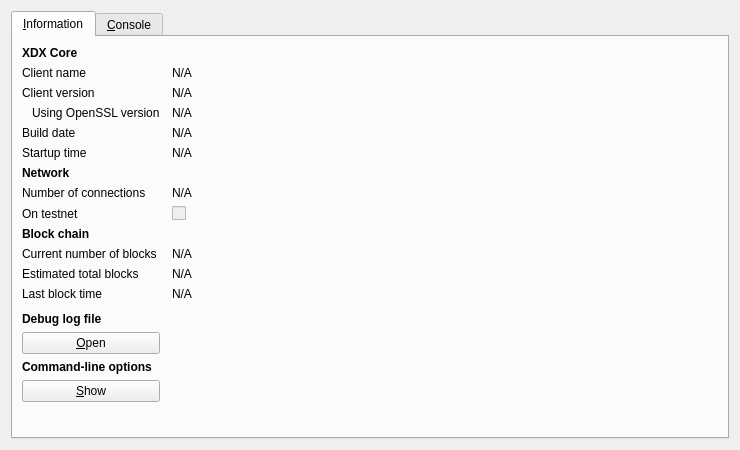
<?xml version="1.0" encoding="UTF-8"?>
<ui version="4.0">
 <class>RPCConsole</class>
 <widget class="QDialog" name="RPCConsole">
  <property name="geometry">
   <rect>
    <x>0</x>
    <y>0</y>
    <width>740</width>
    <height>450</height>
   </rect>
  </property>
  <property name="windowTitle">
   <string>XDX - Debug window</string>
  </property>
  <layout class="QVBoxLayout" name="verticalLayout_2">
   <item>
    <widget class="QTabWidget" name="tabWidget">
     <property name="currentIndex">
      <number>0</number>
     </property>
     <widget class="QWidget" name="tab_info">
      <attribute name="title">
       <string>&amp;Information</string>
      </attribute>
      <layout class="QGridLayout" name="gridLayout" columnstretch="0,1">
       <property name="horizontalSpacing">
        <number>12</number>
       </property>
       <item row="0" column="0">
        <widget class="QLabel" name="label_9">
         <property name="font">
          <font>
           <weight>75</weight>
           <bold>true</bold>
          </font>
         </property>
         <property name="text">
          <string>XDX Core</string>
         </property>
        </widget>
       </item>
       <item row="1" column="0">
        <widget class="QLabel" name="label_5">
         <property name="text">
          <string>Client name</string>
         </property>
        </widget>
       </item>
       <item row="1" column="1">
        <widget class="QLabel" name="clientName">
         <property name="cursor">
          <cursorShape>IBeamCursor</cursorShape>
         </property>
         <property name="text">
          <string>N/A</string>
         </property>
         <property name="textFormat">
          <enum>Qt::PlainText</enum>
         </property>
         <property name="textInteractionFlags">
          <set>Qt::LinksAccessibleByMouse|Qt::TextSelectableByKeyboard|Qt::TextSelectableByMouse</set>
         </property>
        </widget>
       </item>
       <item row="2" column="0">
        <widget class="QLabel" name="label_6">
         <property name="text">
          <string>Client version</string>
         </property>
        </widget>
       </item>
       <item row="2" column="1">
        <widget class="QLabel" name="clientVersion">
         <property name="cursor">
          <cursorShape>IBeamCursor</cursorShape>
         </property>
         <property name="text">
          <string>N/A</string>
         </property>
         <property name="textFormat">
          <enum>Qt::PlainText</enum>
         </property>
         <property name="textInteractionFlags">
          <set>Qt::LinksAccessibleByMouse|Qt::TextSelectableByKeyboard|Qt::TextSelectableByMouse</set>
         </property>
        </widget>
       </item>
       <item row="3" column="0">
        <widget class="QLabel" name="label_14">
         <property name="text">
          <string>Using OpenSSL version</string>
         </property>
         <property name="indent">
          <number>10</number>
         </property>
        </widget>
       </item>
       <item row="3" column="1">
        <widget class="QLabel" name="openSSLVersion">
         <property name="cursor">
          <cursorShape>IBeamCursor</cursorShape>
         </property>
         <property name="text">
          <string>N/A</string>
         </property>
         <property name="textFormat">
          <enum>Qt::PlainText</enum>
         </property>
         <property name="textInteractionFlags">
          <set>Qt::LinksAccessibleByMouse|Qt::TextSelectableByKeyboard|Qt::TextSelectableByMouse</set>
         </property>
        </widget>
       </item>
       <item row="4" column="0">
        <widget class="QLabel" name="label_12">
         <property name="text">
          <string>Build date</string>
         </property>
        </widget>
       </item>
       <item row="4" column="1">
        <widget class="QLabel" name="buildDate">
         <property name="cursor">
          <cursorShape>IBeamCursor</cursorShape>
         </property>
         <property name="text">
          <string>N/A</string>
         </property>
         <property name="textFormat">
          <enum>Qt::PlainText</enum>
         </property>
         <property name="textInteractionFlags">
          <set>Qt::LinksAccessibleByMouse|Qt::TextSelectableByKeyboard|Qt::TextSelectableByMouse</set>
         </property>
        </widget>
       </item>
       <item row="5" column="0">
        <widget class="QLabel" name="label_13">
         <property name="text">
          <string>Startup time</string>
         </property>
        </widget>
       </item>
       <item row="5" column="1">
        <widget class="QLabel" name="startupTime">
         <property name="cursor">
          <cursorShape>IBeamCursor</cursorShape>
         </property>
         <property name="text">
          <string>N/A</string>
         </property>
         <property name="textFormat">
          <enum>Qt::PlainText</enum>
         </property>
         <property name="textInteractionFlags">
          <set>Qt::LinksAccessibleByMouse|Qt::TextSelectableByKeyboard|Qt::TextSelectableByMouse</set>
         </property>
        </widget>
       </item>
       <item row="6" column="0">
        <widget class="QLabel" name="label_11">
         <property name="font">
          <font>
           <weight>75</weight>
           <bold>true</bold>
          </font>
         </property>
         <property name="text">
          <string>Network</string>
         </property>
        </widget>
       </item>
       <item row="7" column="0">
        <widget class="QLabel" name="label_7">
         <property name="text">
          <string>Number of connections</string>
         </property>
        </widget>
       </item>
       <item row="7" column="1">
        <widget class="QLabel" name="numberOfConnections">
         <property name="cursor">
          <cursorShape>IBeamCursor</cursorShape>
         </property>
         <property name="text">
          <string>N/A</string>
         </property>
         <property name="textFormat">
          <enum>Qt::PlainText</enum>
         </property>
         <property name="textInteractionFlags">
          <set>Qt::LinksAccessibleByMouse|Qt::TextSelectableByKeyboard|Qt::TextSelectableByMouse</set>
         </property>
        </widget>
       </item>
       <item row="8" column="0">
        <widget class="QLabel" name="label_8">
         <property name="text">
          <string>On testnet</string>
         </property>
        </widget>
       </item>
       <item row="8" column="1">
        <widget class="QCheckBox" name="isTestNet">
         <property name="enabled">
          <bool>false</bool>
         </property>
         <property name="text">
          <string/>
         </property>
        </widget>
       </item>
       <item row="9" column="0">
        <widget class="QLabel" name="label_10">
         <property name="font">
          <font>
           <weight>75</weight>
           <bold>true</bold>
          </font>
         </property>
         <property name="text">
          <string>Block chain</string>
         </property>
        </widget>
       </item>
       <item row="10" column="0">
        <widget class="QLabel" name="label_3">
         <property name="text">
          <string>Current number of blocks</string>
         </property>
        </widget>
       </item>
       <item row="10" column="1">
        <widget class="QLabel" name="numberOfBlocks">
         <property name="cursor">
          <cursorShape>IBeamCursor</cursorShape>
         </property>
         <property name="text">
          <string>N/A</string>
         </property>
         <property name="textFormat">
          <enum>Qt::PlainText</enum>
         </property>
         <property name="textInteractionFlags">
          <set>Qt::LinksAccessibleByMouse|Qt::TextSelectableByKeyboard|Qt::TextSelectableByMouse</set>
         </property>
        </widget>
       </item>
       <item row="11" column="0">
        <widget class="QLabel" name="label_4">
         <property name="text">
          <string>Estimated total blocks</string>
         </property>
        </widget>
       </item>
       <item row="11" column="1">
        <widget class="QLabel" name="totalBlocks">
         <property name="cursor">
          <cursorShape>IBeamCursor</cursorShape>
         </property>
         <property name="text">
          <string>N/A</string>
         </property>
         <property name="textFormat">
          <enum>Qt::PlainText</enum>
         </property>
         <property name="textInteractionFlags">
          <set>Qt::LinksAccessibleByMouse|Qt::TextSelectableByKeyboard|Qt::TextSelectableByMouse</set>
         </property>
        </widget>
       </item>
       <item row="12" column="0">
        <widget class="QLabel" name="label_2">
         <property name="text">
          <string>Last block time</string>
         </property>
        </widget>
       </item>
       <item row="12" column="1">
        <widget class="QLabel" name="lastBlockTime">
         <property name="cursor">
          <cursorShape>IBeamCursor</cursorShape>
         </property>
         <property name="text">
          <string>N/A</string>
         </property>
         <property name="textFormat">
          <enum>Qt::PlainText</enum>
         </property>
         <property name="textInteractionFlags">
          <set>Qt::LinksAccessibleByMouse|Qt::TextSelectableByKeyboard|Qt::TextSelectableByMouse</set>
         </property>
        </widget>
       </item>
       <item row="13" column="0">
        <spacer name="verticalSpacer_2">
         <property name="orientation">
          <enum>Qt::Vertical</enum>
         </property>
         <property name="sizeHint" stdset="0">
          <size>
           <width>20</width>
           <height>20</height>
          </size>
         </property>
        </spacer>
       </item>
       <item row="14" column="0">
        <widget class="QLabel" name="labelDebugLogfile">
         <property name="font">
          <font>
           <weight>75</weight>
           <bold>true</bold>
          </font>
         </property>
         <property name="text">
          <string>Debug log file</string>
         </property>
        </widget>
       </item>
       <item row="15" column="0">
        <widget class="QPushButton" name="openDebugLogfileButton">
         <property name="toolTip">
          <string>Open the XDX debug log file from the current data directory. This can take a few seconds for large log files.</string>
         </property>
         <property name="text">
          <string>&amp;Open</string>
         </property>
         <property name="autoDefault">
          <bool>false</bool>
         </property>
        </widget>
       </item>
       <item row="16" column="0">
        <widget class="QLabel" name="labelCLOptions">
         <property name="font">
          <font>
           <weight>75</weight>
           <bold>true</bold>
          </font>
         </property>
         <property name="text">
          <string>Command-line options</string>
         </property>
        </widget>
       </item>
       <item row="17" column="0">
        <widget class="QPushButton" name="showCLOptionsButton">
         <property name="toolTip">
          <string>Show the XDX-Qt help message to get a list with possible XDX command-line options.</string>
         </property>
         <property name="text">
          <string>&amp;Show</string>
         </property>
         <property name="autoDefault">
          <bool>false</bool>
         </property>
        </widget>
       </item>
       <item row="18" column="0">
        <spacer name="verticalSpacer">
         <property name="orientation">
          <enum>Qt::Vertical</enum>
         </property>
         <property name="sizeHint" stdset="0">
          <size>
           <width>20</width>
           <height>40</height>
          </size>
         </property>
        </spacer>
       </item>
      </layout>
     </widget>
     <widget class="QWidget" name="tab_console">
      <attribute name="title">
       <string>&amp;Console</string>
      </attribute>
      <layout class="QVBoxLayout" name="verticalLayout_3">
       <property name="spacing">
        <number>3</number>
       </property>
       <item>
        <widget class="QTextEdit" name="messagesWidget">
         <property name="minimumSize">
          <size>
           <width>0</width>
           <height>100</height>
          </size>
         </property>
         <property name="readOnly">
          <bool>true</bool>
         </property>
         <property name="tabKeyNavigation" stdset="0">
          <bool>false</bool>
         </property>
         <property name="columnCount" stdset="0">
          <number>2</number>
         </property>
        </widget>
       </item>
       <item>
        <layout class="QHBoxLayout" name="horizontalLayout">
         <property name="spacing">
          <number>3</number>
         </property>
         <item>
          <widget class="QLabel" name="label">
           <property name="text">
            <string notr="true">&gt;</string>
           </property>
          </widget>
         </item>
         <item>
          <widget class="QLineEdit" name="lineEdit"/>
         </item>
         <item>
          <widget class="QPushButton" name="clearButton">
           <property name="maximumSize">
            <size>
             <width>24</width>
             <height>24</height>
            </size>
           </property>
           <property name="toolTip">
            <string>Clear console</string>
           </property>
           <property name="text">
            <string/>
           </property>
           <property name="icon">
            <iconset resource="../bitcoin.qrc">
             <normaloff>:/icons/remove</normaloff>:/icons/remove</iconset>
           </property>
           <property name="shortcut">
            <string notr="true">Ctrl+L</string>
           </property>
           <property name="autoDefault">
            <bool>false</bool>
           </property>
          </widget>
         </item>
        </layout>
       </item>
      </layout>
     </widget>
    </widget>
   </item>
  </layout>
 </widget>
 <resources>
  <include location="../bitcoin.qrc"/>
 </resources>
 <connections/>
</ui>
